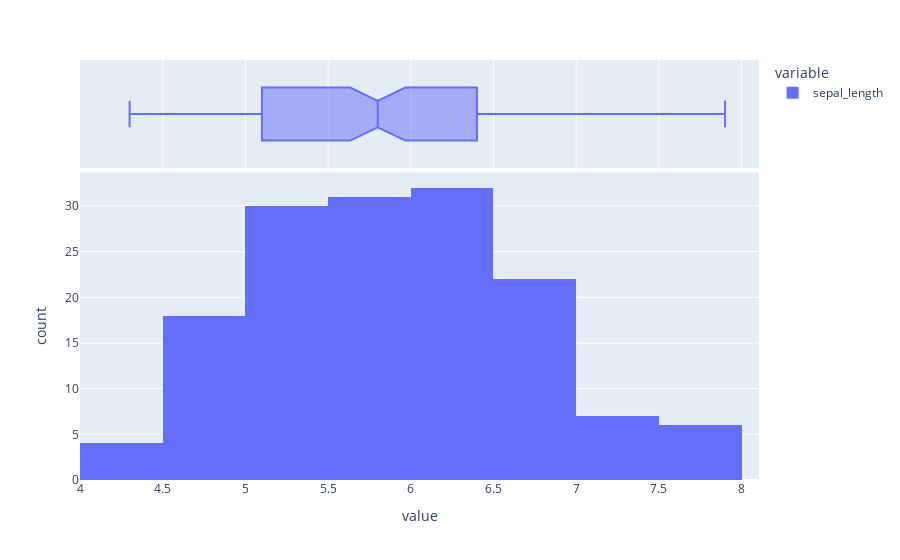
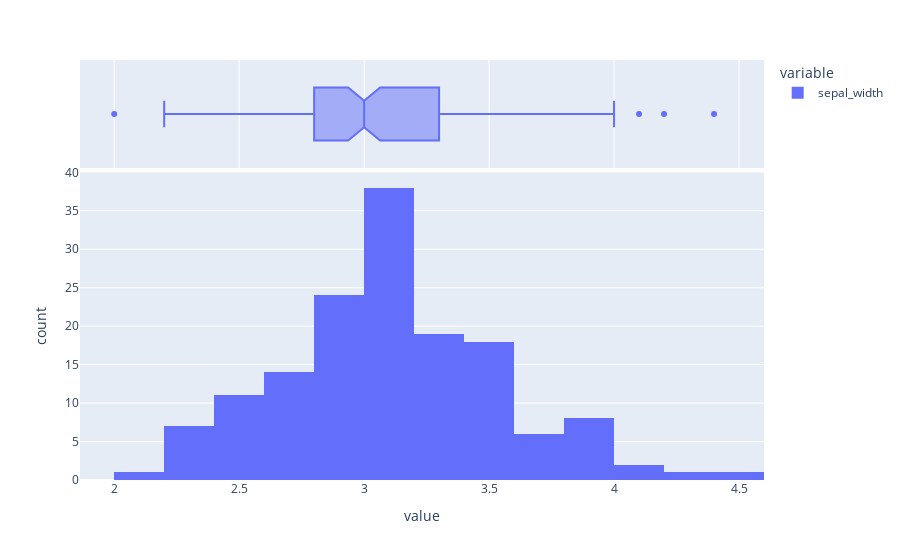
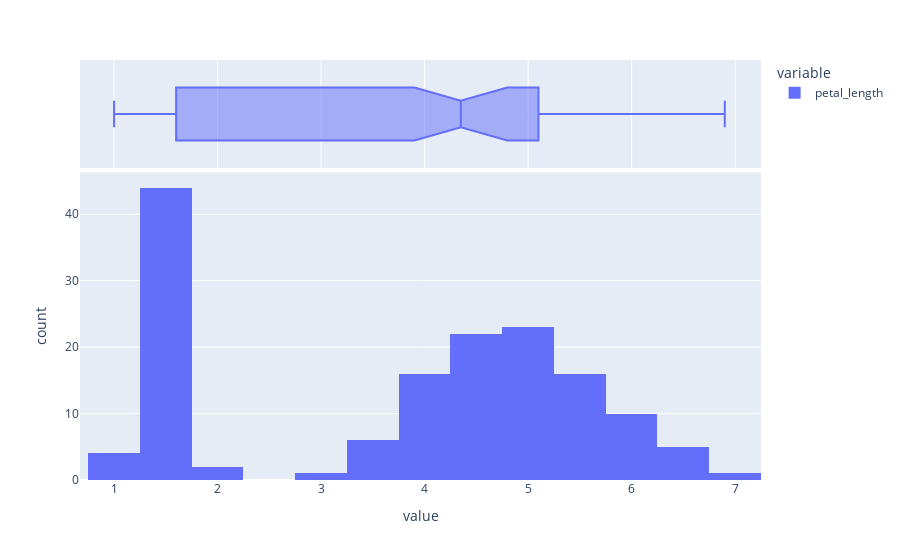
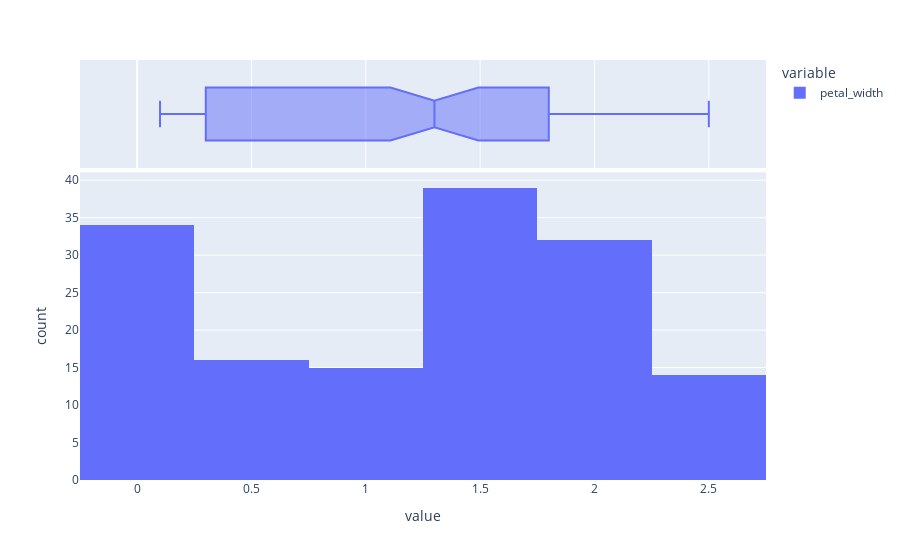

These figures' notebook cell, in order:
### Code cell
# histogram using plotly
for i in cols:
    fig = px.histogram(plot_data[i], marginal='box')
    fig.show()

### Figure 1 — Plotly figure (JSON) as saved in the notebook; plotly's stock layout.template omitted (floating-point values rounded to 4 significant figures; data arrays with more than 128 entries replaced by an {"elided": "..."} marker saying what was removed)
{"data": [{"alignmentgroup": "True", "bingroup": "x", "hovertemplate": "variable=sepal_length<br>value=%{x}<br>count=%{y}<extra></extra>", "legendgroup": "sepal_length", "marker": {"color": "#636efa", "pattern": {"shape": ""}}, "name": "sepal_length", "offsetgroup": "sepal_length", "orientation": "v", "showlegend": true, "type": "histogram", "x": {"elided": "150 float values"}, "xaxis": "x", "yaxis": "y"}, {"alignmentgroup": "True", "hovertemplate": "variable=sepal_length<br>value=%{x}<extra></extra>", "legendgroup": "sepal_length", "marker": {"color": "#636efa"}, "name": "sepal_length", "notched": true, "offsetgroup": "sepal_length", "showlegend": false, "type": "box", "x": {"elided": "150 float values"}, "xaxis": "x2", "yaxis": "y2"}], "layout": {"autosize": true, "barmode": "relative", "legend": {"title": {"text": "variable"}, "tracegroupgap": 0}, "margin": {"t": 60}, "xaxis": {"anchor": "y", "autorange": true, "domain": [0, 1], "range": [4, 8.105], "title": {"text": "value"}, "type": "linear"}, "xaxis2": {"anchor": "y2", "autorange": true, "domain": [0, 1], "matches": "x", "range": [4, 8.105], "showgrid": true, "showticklabels": false, "type": "linear"}, "yaxis": {"anchor": "x", "autorange": true, "domain": [0, 0.7326], "range": [0, 33.68], "title": {"text": "count"}}, "yaxis2": {"anchor": "x2", "autorange": true, "domain": [0.7426, 1], "matches": "y2", "range": [-0.5, 0.5], "showgrid": false, "showline": false, "showticklabels": false, "ticks": "", "type": "category"}}}

### Figure 2 — Plotly figure (JSON) as saved in the notebook; plotly's stock layout.template omitted (floating-point values rounded to 4 significant figures; data arrays with more than 128 entries replaced by an {"elided": "..."} marker saying what was removed)
{"data": [{"alignmentgroup": "True", "bingroup": "x", "hovertemplate": "variable=sepal_width<br>value=%{x}<br>count=%{y}<extra></extra>", "legendgroup": "sepal_width", "marker": {"color": "#636efa", "pattern": {"shape": ""}}, "name": "sepal_width", "offsetgroup": "sepal_width", "orientation": "v", "showlegend": true, "type": "histogram", "x": {"elided": "150 float values"}, "xaxis": "x", "yaxis": "y"}, {"alignmentgroup": "True", "hovertemplate": "variable=sepal_width<br>value=%{x}<extra></extra>", "legendgroup": "sepal_width", "marker": {"color": "#636efa"}, "name": "sepal_width", "notched": true, "offsetgroup": "sepal_width", "showlegend": false, "type": "box", "x": {"elided": "150 float values"}, "xaxis": "x2", "yaxis": "y2"}], "layout": {"autosize": true, "barmode": "relative", "legend": {"title": {"text": "variable"}, "tracegroupgap": 0}, "margin": {"t": 60}, "xaxis": {"anchor": "y", "autorange": true, "domain": [0, 1], "range": [1.863, 4.6], "title": {"text": "value"}, "type": "linear"}, "xaxis2": {"anchor": "y2", "autorange": true, "domain": [0, 1], "matches": "x", "range": [1.863, 4.6], "showgrid": true, "showticklabels": false, "type": "linear"}, "yaxis": {"anchor": "x", "autorange": true, "domain": [0, 0.7326], "range": [0, 40], "title": {"text": "count"}}, "yaxis2": {"anchor": "x2", "autorange": true, "domain": [0.7426, 1], "matches": "y2", "range": [-0.5, 0.5], "showgrid": false, "showline": false, "showticklabels": false, "ticks": "", "type": "category"}}}

### Figure 3 — Plotly figure (JSON) as saved in the notebook; plotly's stock layout.template omitted (floating-point values rounded to 4 significant figures; data arrays with more than 128 entries replaced by an {"elided": "..."} marker saying what was removed)
{"data": [{"alignmentgroup": "True", "bingroup": "x", "hovertemplate": "variable=petal_length<br>value=%{x}<br>count=%{y}<extra></extra>", "legendgroup": "petal_length", "marker": {"color": "#636efa", "pattern": {"shape": ""}}, "name": "petal_length", "offsetgroup": "petal_length", "orientation": "v", "showlegend": true, "type": "histogram", "x": {"elided": "150 float values"}, "xaxis": "x", "yaxis": "y"}, {"alignmentgroup": "True", "hovertemplate": "variable=petal_length<br>value=%{x}<extra></extra>", "legendgroup": "petal_length", "marker": {"color": "#636efa"}, "name": "petal_length", "notched": true, "offsetgroup": "petal_length", "showlegend": false, "type": "box", "x": {"elided": "150 float values"}, "xaxis": "x2", "yaxis": "y2"}], "layout": {"autosize": true, "barmode": "relative", "legend": {"title": {"text": "variable"}, "tracegroupgap": 0}, "margin": {"t": 60}, "xaxis": {"anchor": "y", "autorange": true, "domain": [0, 1], "range": [0.6711, 7.25], "title": {"text": "value"}, "type": "linear"}, "xaxis2": {"anchor": "y2", "autorange": true, "domain": [0, 1], "matches": "x", "range": [0.6711, 7.25], "showgrid": true, "showticklabels": false, "type": "linear"}, "yaxis": {"anchor": "x", "autorange": true, "domain": [0, 0.7326], "range": [0, 46.32], "title": {"text": "count"}}, "yaxis2": {"anchor": "x2", "autorange": true, "domain": [0.7426, 1], "matches": "y2", "range": [-0.5, 0.5], "showgrid": false, "showline": false, "showticklabels": false, "ticks": "", "type": "category"}}}

### Figure 4 — Plotly figure (JSON) as saved in the notebook; plotly's stock layout.template omitted (floating-point values rounded to 4 significant figures; data arrays with more than 128 entries replaced by an {"elided": "..."} marker saying what was removed)
{"data": [{"alignmentgroup": "True", "bingroup": "x", "hovertemplate": "variable=petal_width<br>value=%{x}<br>count=%{y}<extra></extra>", "legendgroup": "petal_width", "marker": {"color": "#636efa", "pattern": {"shape": ""}}, "name": "petal_width", "offsetgroup": "petal_width", "orientation": "v", "showlegend": true, "type": "histogram", "x": {"elided": "150 float values"}, "xaxis": "x", "yaxis": "y"}, {"alignmentgroup": "True", "hovertemplate": "variable=petal_width<br>value=%{x}<extra></extra>", "legendgroup": "petal_width", "marker": {"color": "#636efa"}, "name": "petal_width", "notched": true, "offsetgroup": "petal_width", "showlegend": false, "type": "box", "x": {"elided": "150 float values"}, "xaxis": "x2", "yaxis": "y2"}], "layout": {"autosize": true, "barmode": "relative", "legend": {"title": {"text": "variable"}, "tracegroupgap": 0}, "margin": {"t": 60}, "xaxis": {"anchor": "y", "autorange": true, "domain": [0, 1], "range": [-0.25, 2.75], "title": {"text": "value"}, "type": "linear"}, "xaxis2": {"anchor": "y2", "autorange": true, "domain": [0, 1], "matches": "x", "range": [-0.25, 2.75], "showgrid": true, "showticklabels": false, "type": "linear"}, "yaxis": {"anchor": "x", "autorange": true, "domain": [0, 0.7326], "range": [0, 41.05], "title": {"text": "count"}}, "yaxis2": {"anchor": "x2", "autorange": true, "domain": [0.7426, 1], "matches": "y2", "range": [-0.5, 0.5], "showgrid": false, "showline": false, "showticklabels": false, "ticks": "", "type": "category"}}}
